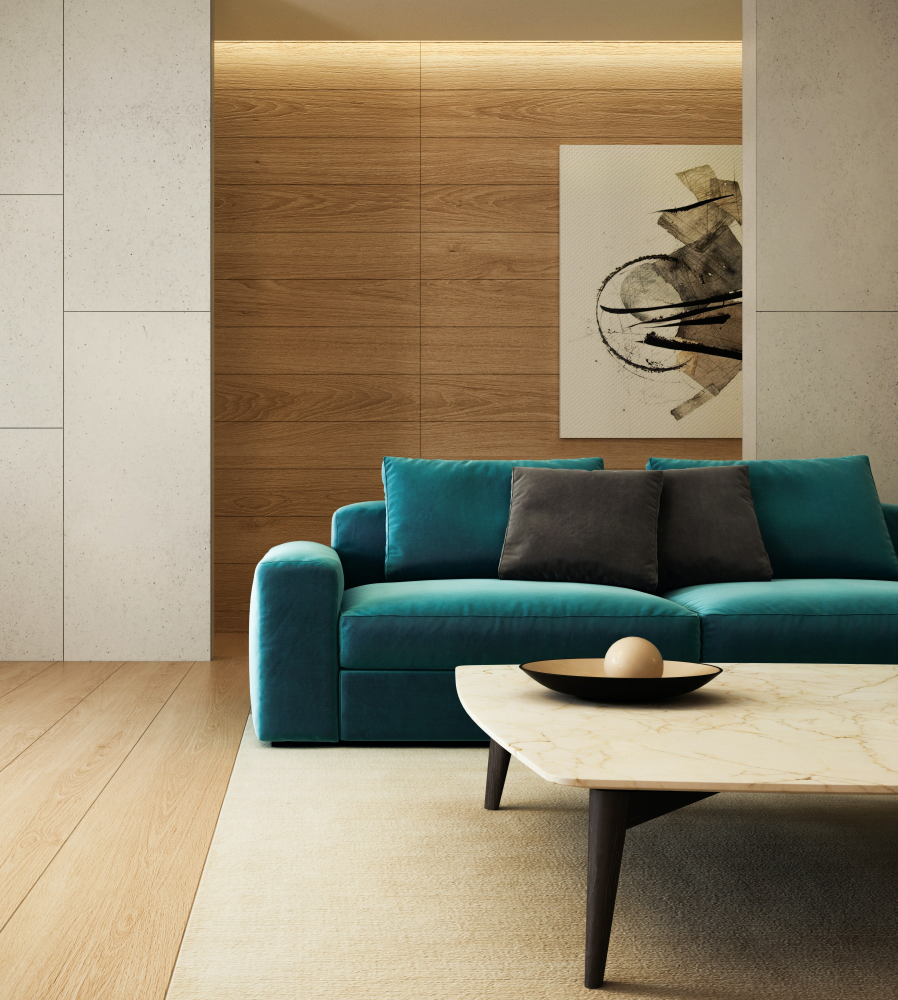
#> input picture lab5/original3.jpg, 2692 x 3000 px (shown at 1/3 size)
$ python lab5_1.py   (older library calls are emulated)
#> lines starting #> are read from the running program, lines starting #| are printed output that depends on the picture
import numpy as np
import cv2

img = cv2.imread('original3.jpg')
#> img is the input picture: shape (3000, 2692, 3); mean B, G, R 112.8, 136.5, 148.1
r_img = cv2.resize(img, (0,0), fx=0.2, fy=0.2)
img_gray = cv2.cvtColor(r_img, cv2.COLOR_BGR2GRAY)
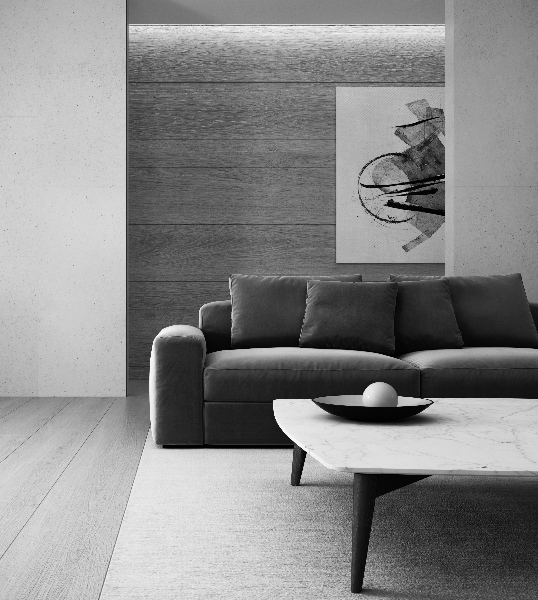
#> img_gray: shape (600, 538); min 0, max 255, mean 137.3
img_blur = cv2.GaussianBlur(img_gray, (3,3), 0)

kernelx = np.array([[1, 0], [0, -1]])
kernely = np.array([[0, 1], [-1, 0]])
img_robertx = cv2.filter2D(img_gray, -1, kernelx)
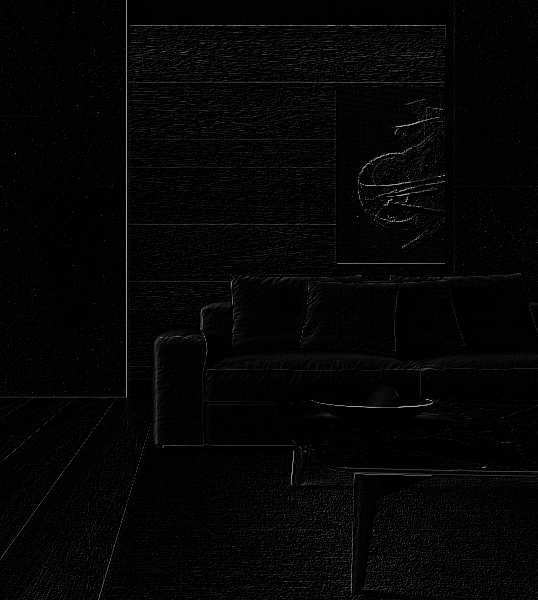
#> img_robertx: shape (600, 538); min 0, max 189, mean 5
img_roberty = cv2.filter2D(img_gray, -1, kernely)
res = cv2.addWeighted(img_robertx, 0.5, img_roberty, 0.5, 0)

x = cv2.Sobel(img_gray, cv2.CV_16S, 1, 0, ksize=3, scale=1.0)
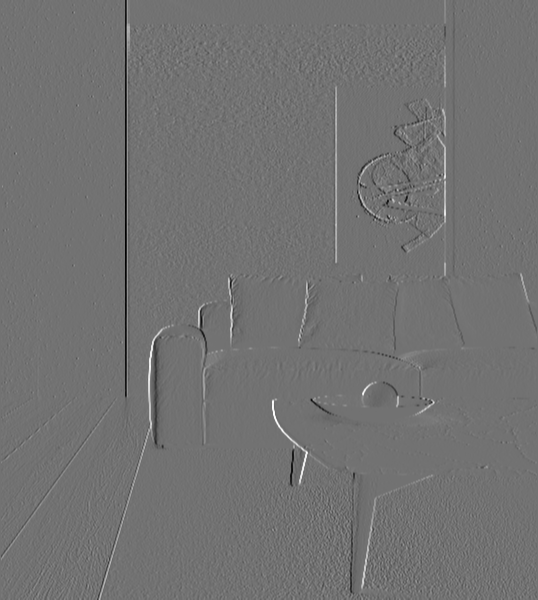
#> x: shape (600, 538) int16; min -704, max 864, mean -1.2; drawn with min black and max white
y = cv2.Sobel(img_gray, cv2.CV_16S, 0, 1, ksize=3, scale=1.0)
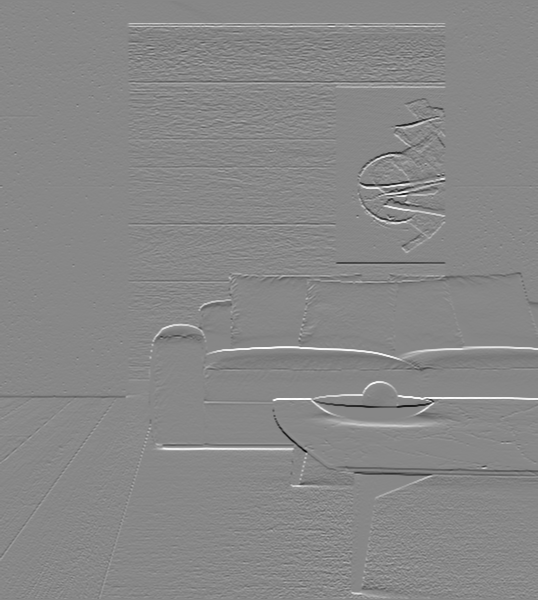
#> y: shape (600, 538) int16; min -908, max 795, mean 0.3; drawn with min black and max white
abs_x= cv2.convertScaleAbs(x)
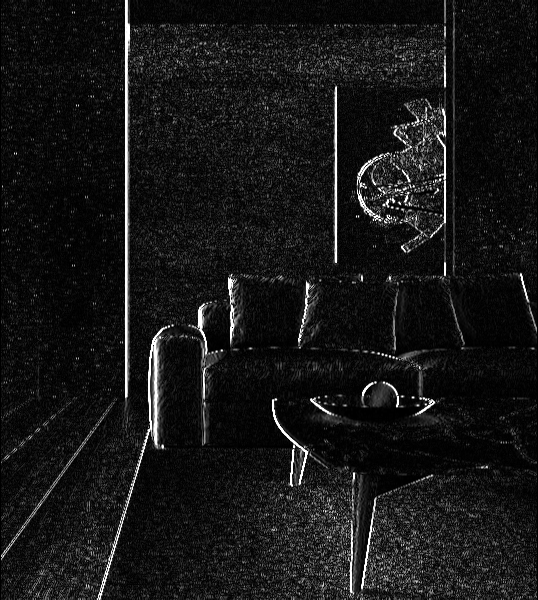
#> abs_x: shape (600, 538); min 0, max 255, mean 22.6
abs_y = cv2.convertScaleAbs(y)
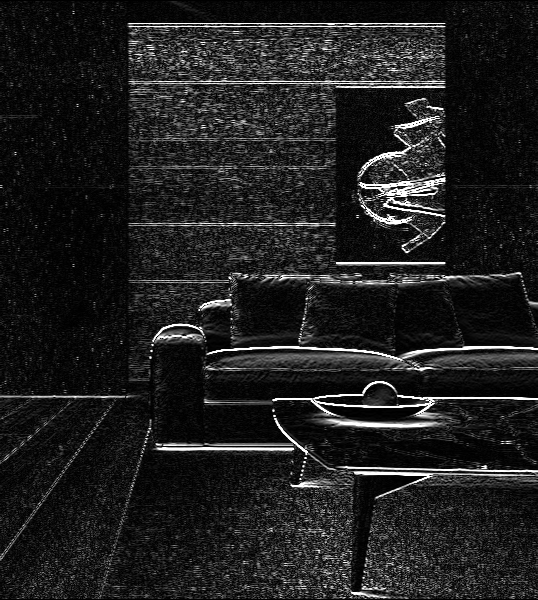
#> abs_y: shape (600, 538); min 0, max 255, mean 31.3
edge = cv2.addWeighted(abs_x, 0.5, abs_y, 0.5, 0)
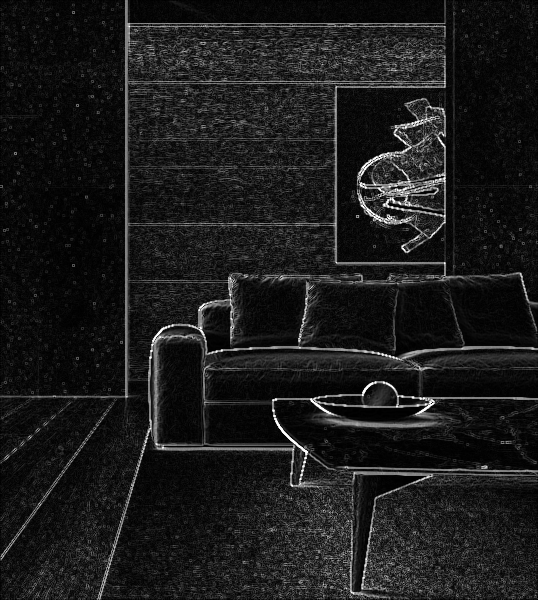
#> edge: shape (600, 538); min 0, max 255, mean 27

cv2.imshow('grayscale', img_gray)
cv2.imshow('Roberts Edge Detection', res)
cv2.imshow('Sobel Edge Detection', edge)
cv2.waitKey(0)
cv2.destroyAllWindows()
